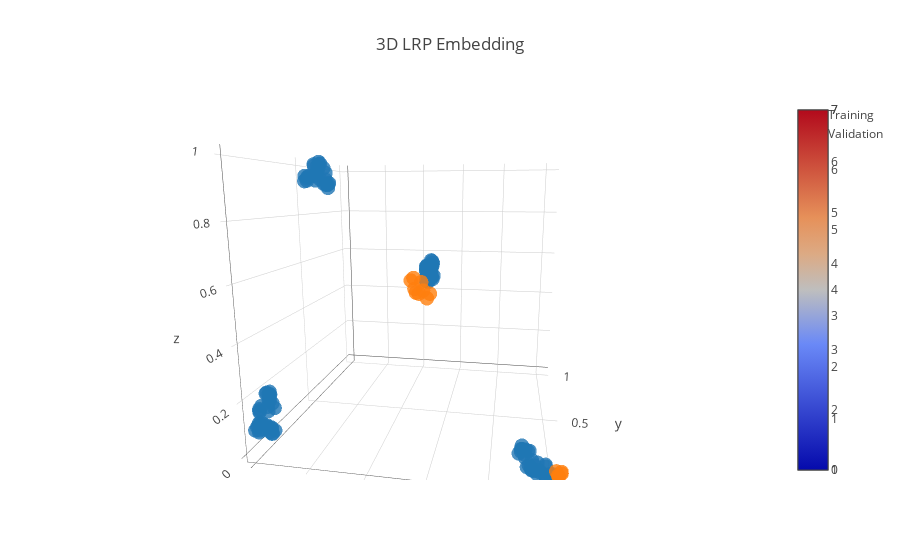

This figure's notebook cell:
### Code cell
import umap
from matplotlib import pyplot as plt

embedding_pipeline_3d = Pipeline([
    ("reducer", umap.UMAP(random_state=42,
                    n_components = 3,
                    n_neighbors=10,
                    min_dist=0)),
   ("scaler", MinMaxScaler())
])
embedding_pipeline_3d.fit(lrp_data)
embedding = embedding_pipeline_3d.transform(lrp_data)
val_embedding = embedding_pipeline_3d.transform(val_lrp)

emb3d = go.Scatter3d(
    x=embedding[:,0],
    y=embedding[:,1],
    z=embedding[:,2],
    mode="markers",
    marker=dict(
        size=5,
        colorscale='Rainbow',
        opacity=0.8,
#         showscale=True
    ),
    name="Training"
)

val_emb2d = go.Scatter3d(
    x=val_embedding[:,0],
    y=val_embedding[:,1],
    z=val_embedding[:,2],
    mode="markers",
    marker=dict(
        size=5,
        colorscale='RdBu',
        opacity=0.8,
        showscale=True
    ),
    name="Validation"
)

layout2d = go.Layout(
    title= "3D LRP Embedding"
)

data=[emb3d, val_emb2d]

fig = go.Figure(data=data, layout=layout2d)
iplot(fig)
